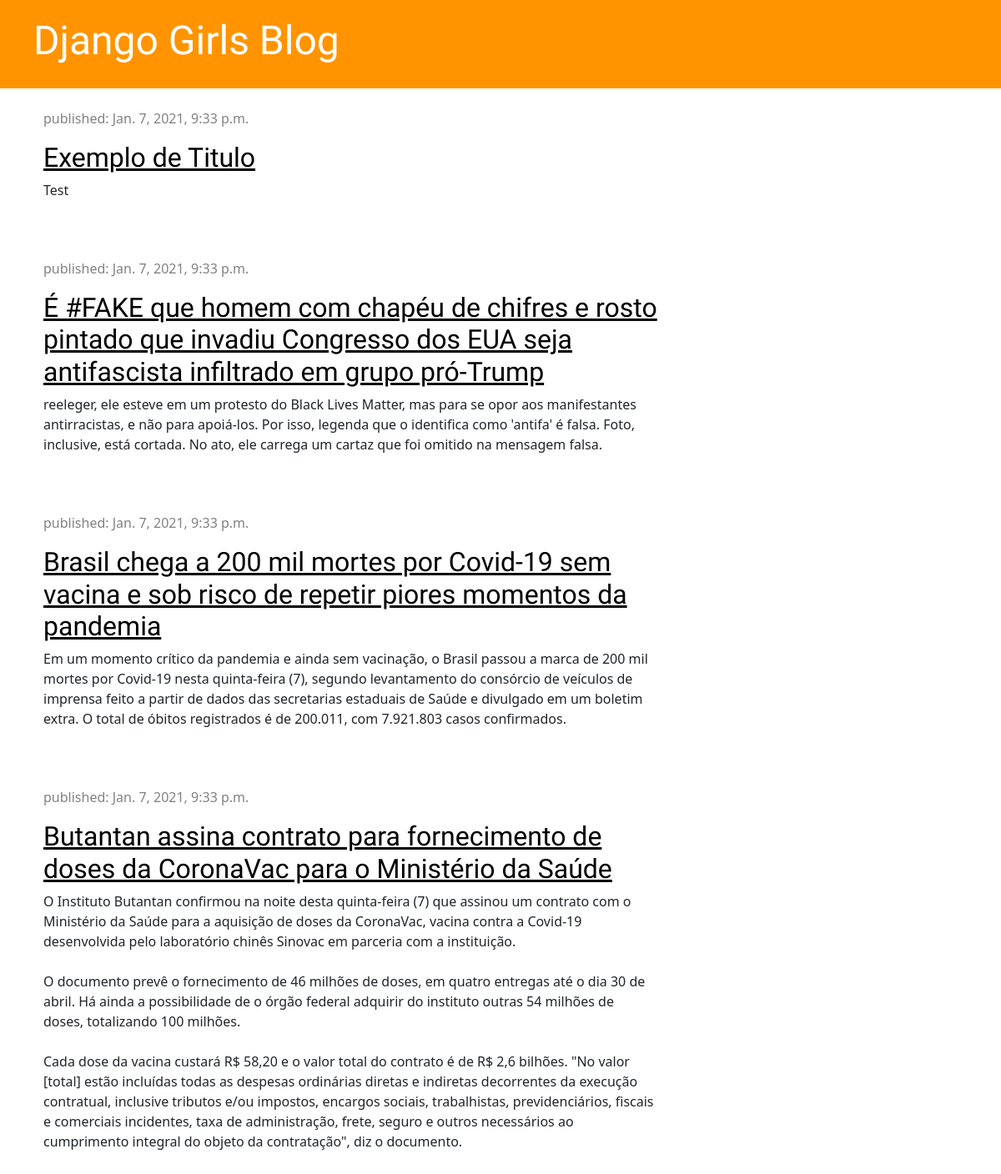
The page / on the database its author committed.
### blog/models.py (models this page shows, shortened)
class Post(models.Model):
    author = models.ForeignKey(
        settings.AUTH_USER_MODEL, on_delete=models.CASCADE)
    title = models.CharField(max_length=200)
    text = models.TextField()
    created_date = models.DateTimeField(default=timezone.now)
    published_date = models.DateTimeField(blank=True, null=True)

### blog/views.py (the view)
# urls.py: path('', views.post_list, name='post_list'),
def post_list(request):
    posts = Post.objects.filter(
        published_date__lte=timezone.now()).order_by('published_date')
    return render(request, 'blog/post_list.html', {'posts': posts})

### blog/templates/blog/post_list.html (shortened to what this page needs)
{% load static %}
<html>
    <head>
        <link href="https://cdn.jsdelivr.net/npm/bootstrap@5.0.0-beta1/dist/css/bootstrap.min.css" rel="stylesheet">
        <link rel="stylesheet" href="{% static 'css/blog.css' %}">
    </head>
    <body>
        <div class="page-header">
            <h1><a href="/">Django Girls Blog</a></h1>
        </div>
        <div class="content container">
            <div class="row">
                <div class="col-md-8">
                    {% for post in posts %}
                        <div class="post">
                            <div class="date mt-4">
                                <p>published: {{ post.published_date }}</p>
                            </div>
                            <h2><a href="">{{ post.title }}</a></h2>
                            <p>{{ post.text|linebreaksbr }}</p>
                        </div>
                    {% endfor %}
                </div>
            </div>
        </div>
    </body>
</html>

### blog/static/css/blog.css (style rules this page uses)
.page-header { background-color: #ff9400; margin-top: 0; padding: 20px 20px 20px 40px; }
.page-header h1, .page-header h1 a, .page-header h1 a:visited, .page-header h1 a:active { color: #ffffff; font-size: 36pt; text-decoration: none; }
.content { margin-left: 40px; }
h1, h2, h3, h4 { font-family: 'Lobster', cursive; }
.date { color: #828282; }
.post { margin-bottom: 70px; }
.post h2 a, .post h2 a:visited { color: #000000; }

### rows shown on the page
Post: published_date "Jan. 7, 2021, 9:33 p.m.", title "Exemplo de Titulo", text "Test"
Post: published_date "Jan. 7, 2021, 9:33 p.m.", title "É #FAKE que homem com chapéu de chifres e rosto pintado que invadiu Congresso dos EUA seja antifascista infiltrado em grupo pró-Trump", text "reeleger, ele esteve em um protesto do Black Lives Matter, mas para se opor aos manifestantes antirracistas, e não para apoiá-los. Por isso, legenda que o identifica como 'antifa' é falsa. Foto, inclusive, está cortada. No ato, ele carrega um cartaz que foi omitido na mensagem falsa."
Post: published_date "Jan. 7, 2021, 9:33 p.m.", title "Brasil chega a 200 mil mortes por Covid-19 sem vacina e sob risco de repetir piores momentos da pandemia", text "Em um momento crítico da pandemia e ainda sem vacinação, o Brasil passou a marca de 200 mil mortes por Covid-19 nesta quinta-feira (7), segundo levantamento do consórcio de veículos de imprensa feito a partir de dados das secretarias estaduais de Saúde e divulgado em um boletim extra. O total de óbitos registrados é de 200.011, com 7.921.803 casos confirmados."
Post: published_date "Jan. 7, 2021, 9:33 p.m.", title "Butantan assina contrato para fornecimento de doses da CoronaVac para o Ministério da Saúde", text "O Instituto Butantan confirmou na noite desta quinta-feira (7) que assinou um contrato com o Ministério da Saúde para a aquisição de doses da CoronaVac, vacina contra a Covid-19 desenvolvida pelo laboratório chinês Sinovac em parceria com a instituição. O documento prevê o fornecimento de 46 milhões de doses, em quatro entregas até o dia 30 de abril. Há ainda a possibilidade de o órgão federal adquirir do instituto outras 54 milhões de doses, totalizando 100 milhões. Cada dose da vacina custará R$ 58,20 e o valor total do contrato é de R$ 2,6 bilhões. \"No valor [total] estão incluídas todas as despesas ordinárias diretas e indiretas decorrentes da execução contratual, inclusive tributos…"
